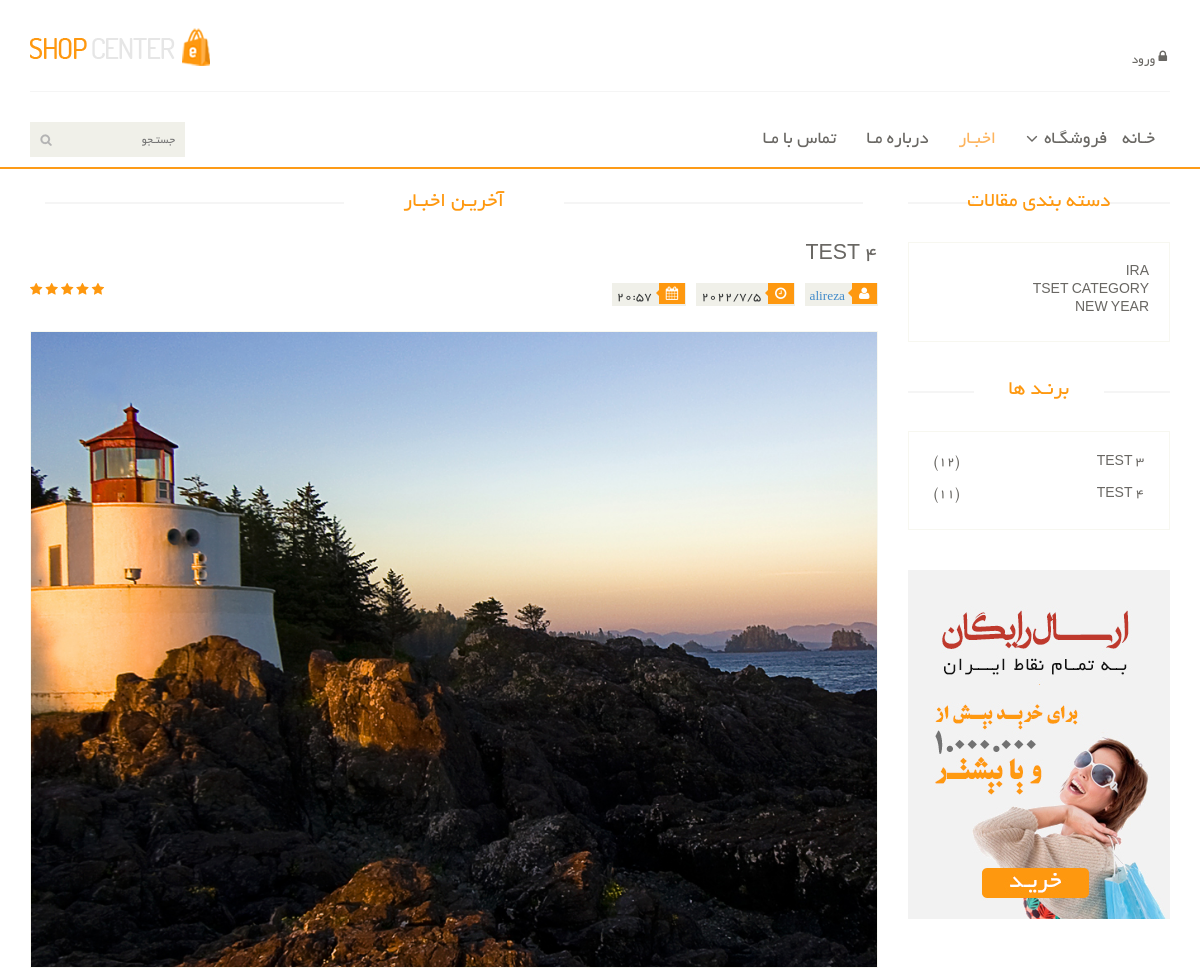
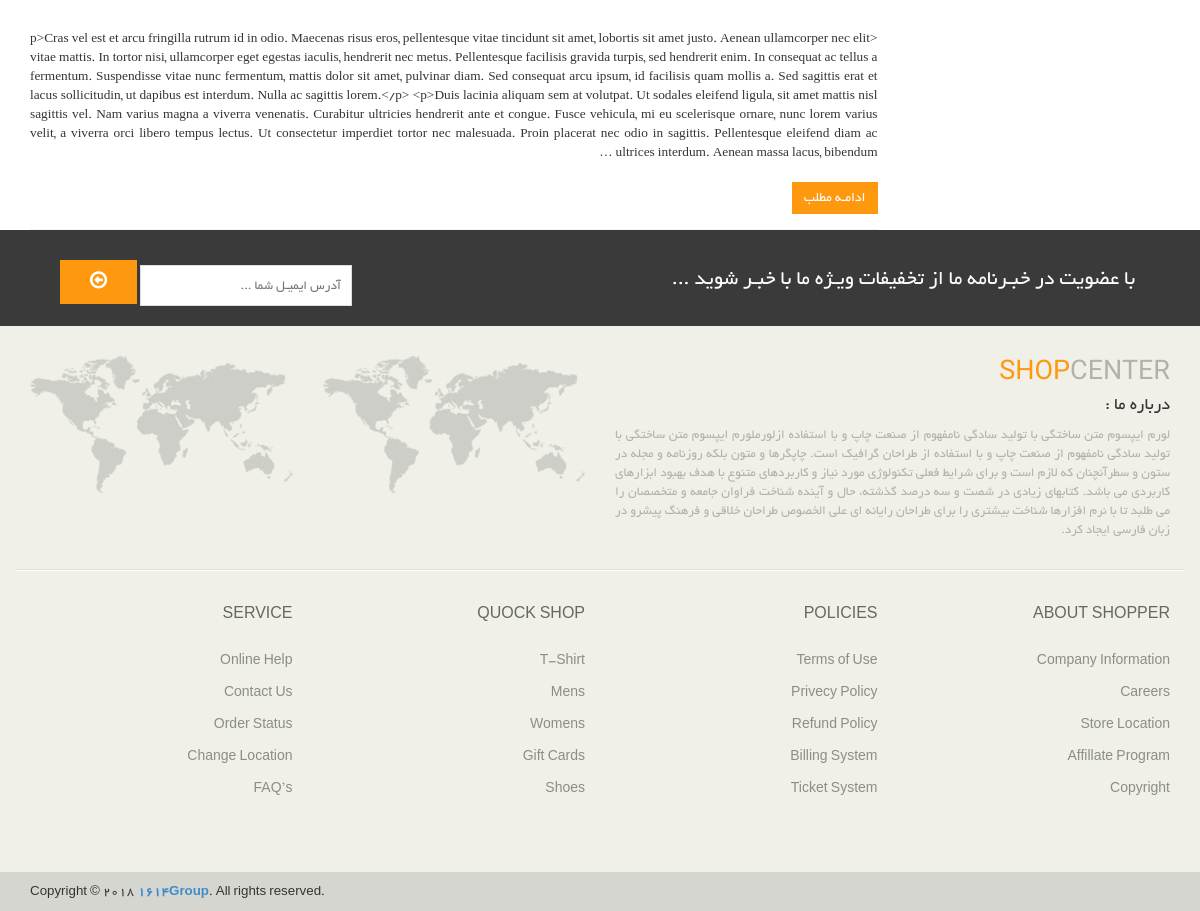
The app's page /blog/author/alireza with its own data (2 pictures, top to bottom).
### blog/models.py (models this page shows, shortened)
class Article(models.Model):
    title = models.CharField(max_length=155, verbose_name='عنوان مقاله')
    author = models.ForeignKey(User, on_delete=models.CASCADE, verbose_name='نویسنده', related_name='articles')
    description = RichTextField(verbose_name='توضیحات')
    category = models.ManyToManyField(Category, related_name='articles', verbose_name='دسته بندی ها')
    tag = models.ManyToManyField(Tag, related_name='articles', verbose_name='برچسب ها')
    created_date = models.DateTimeField(auto_now_add=True, verbose_name='تاریخ ساخت')
    published = models.DateTimeField(default=timezone.now)
    update_time = models.DateTimeField(auto_now=True, verbose_name='زمان بروزرسانی')
    slug = models.SlugField(blank=True, null=True, verbose_name='اسلاگ')
    image = models.ImageField(verbose_name='تصویر')
    status = models.BooleanField(default=0, verbose_name='وضعیت')
    view = models.IntegerField(default=0, verbose_name='تعداد بزدید ها')
    class Meta:
        verbose_name = 'مقاله'
        verbose_name_plural = 'مقالات'
        ordering = ('-created_date',)
    def get_absolute_url(self):
        return reverse('blog:article_detail', kwargs={'slug': self.slug})
    def j_publish(self): # convert US time to IR
        time = timezone.localtime(self.created_date)
        return time
    def showImage(self): # for show image in admin panel
        if self.image:
            return format_html(f'<img src="{self.image.url}" alt="" width="50px" height="50px">')
        else:
            return format_html(f'<h4>مقاله {self.title} تصویر ندارد</h4>')
    showImage.short_description = 'تصویر'

class Category(models.Model):
    name = models.CharField(max_length=155, verbose_name='نام ')
    created = models.DateTimeField(auto_now_add=True, verbose_name='زمان ساخت')
    updated = models.TimeField(auto_now=True, verbose_name='زمان بروزرسانی')
    slug = models.SlugField(blank=True, null=True, verbose_name='اسلاگ')
    class Meta:
        verbose_name = 'دسته بندی'
        verbose_name_plural = 'دسته بندی ها'

### blog/views.py (the view)
# urls.py: path('author/<str:username>', views.authorList, name='author'),
def authorList(request, username):
    author = get_object_or_404(User, username=username)
    categories = Category.objects.all()
    articles = author.articles.filter(status=True)
    paginator = Paginator(articles, 2)
    page_number = request.GET.get('page')
    articles = paginator.get_page(page_number)
    context = {
        'articles': articles,
        'categories': categories,
    }
    return render(request, 'blog/article_list.html', context)

### context_processors/context_processors.py (called while the page is built)
def mostVisitedArticle(request):
    most_visited_article = Article.objects.all().order_by('-view')[:2]
    return {'most_visited_article': most_visited_article}

def showCategorySidebar(request):
    categories = Category.objects.all()[:3]
    return {'categories': categories}

### blog/templates/blog/article_list.html (shortened to what this page needs)
{% extends 'base.html' %}
{% load static %}
{% block body %}
    <section>
        <div class="container">
            <div class="row">
                <div class="col-sm-9">
                    <div class="blog-post-area">
                        <h2 class="title text-center">آخریـن اخبـار</h2>
                        {% for article in articles %}
                            <div class="single-blog-post">
                                <h3>{{ article.title }}</h3>
                                <div class="post-meta">
                                    <ul>
                                        <li><i class="fa fa-user"></i><a href="{% url 'blog:author' article.author.username %}">{{ article.author }}</a></li>
                                        <li><i class="fa fa-clock-o"></i>{{ article.j_publish.year }}/{{ article.j_publish.month }}/{{ article.j_publish.day }}</li>
                                        <li><i class="fa fa-calendar"></i>{{ article.j_publish.hour }}:{{ article.j_publish.minute }}</li>
                                    </ul>
                                    <span>
                                        <i class="fa fa-star"></i>
                                        <i class="fa fa-star"></i>
                                        <i class="fa fa-star"></i>
                                        <i class="fa fa-star"></i>
                                        <i class="fa fa-star-half-o"></i>
                                    </span>
                                </div>
                                <a href="">
                                    <img src="{{ article.image.url }}" alt="{{ article.title }}">
                                </a>
                                <p>
                                    {{ article.description|truncatewords:150 }}
                                </p>
                                <a class="btn btn-primary" href="{{ article.get_absolute_url }}">ادامـه مطلب</a>
                            </div>
                        {% endfor %}
                    </div>
                </div>
                {% include 'include/blog_sidebar.html' %}
            </div>
        </div>
    </section>
{% endblock %}

### templates/include/blog_sidebar.html
{% load static %}
<div class="col-sm-3">
    <div class="left-sidebar">
        <h2>دسته بندی مقالات</h2>
        <div class="panel-group category-products" id="accordian">
            <div class="panel panel-default">
                <div class="panel-heading">
                    {% for category in categories|slice:3 %}
                    <h4 class="panel-title mb-3"><a class="mb-3" href="{% url 'blog:category_list' category.slug %}">{{ category.name }}</a></h4>
                    {% endfor %}
                </div>
            </div>
        </div>
        <div class="brands_products">
            <h2>برنـد ها</h2>
            <div class="brands-name">
                <ul class="nav nav-pills nav-stacked">
                    {% for article in most_visited_article %}
                    <li><a href="{{ article.get_absolute_url }}"> <span
                                class="pull-left">({{ article.view }})</span>{{ article.title }}</a></li>
                    {% endfor %}
                </ul>
            </div>
        </div>
        <div class="shipping text-center">
            <img src="{% static 'images/home/shipping.jpg' %}" alt="" />
        </div>
    </div>
</div>

### assets/css/main.css (style rules this page uses)
body { font-family: 'BYekan'; font-size: 10pt; position: relative; font-weight: normal; direction: rtl; }
ul li { list-style: none; }
a { -webkit-transition: 300ms; -moz-transition: 300ms; -o-transition: 300ms; transition: 300ms; }
h1, h2, h3, h4, h5, h6 { font-family: 'BYekan', sans-serif; }
.category-products { border: 1px solid #F7F7F0; margin-bottom: 35px; padding-bottom: 20px; padding-top: 15px; }
.left-sidebar h2, .brands_products h2 { color: #FE980F; font-family: 'BYekan', sans-serif; font-size: 16pt; font-weight: 400; margin: 0 0 30px auto; text-align: center; text-transform: uppercase; position: relative; z-index:3; }
.left-sidebar h2:after, h2.title:after { content: " "; position: absolute; border: 1px solid #f5f5f5; bottom:8px; right: 0; width: 100%; height: 0; z-index: -2; }
.left-sidebar h2:before { content: " "; position: absolute; background: #fff; bottom: -6px; width: 130px; height: 30px; z-index: -1; right: 50%; margin-right: -65px; }
h2.title:before { content: " "; position: absolute; background: #fff; bottom: -6px; width: 220px; height: 30px; z-index: -1; right: 50%; margin-right: -110px; }
.category-products .panel { background-color: #FFFFFF; border: 0px; border-radius: 0px; box-shadow:none; margin-bottom: 0px; }
.category-products .panel-default .panel-heading { background-color: #FFFFFF; border: 0 none; color: #FFFFFF; padding: 5px 20px; }
.category-products .panel-default .panel-heading .panel-title a { color: #696763; font-family: 'BYekan', sans-serif; font-size: 14px; text-decoration: none; text-transform: uppercase; }
.brands-name { border: 1px solid #F7F7F0; padding-bottom: 20px; padding-top: 15px; }
.brands-name .nav-stacked li a { background-color: #FFFFFF; color: #696763; font-family: 'BYekan', sans-serif; font-size: 14px; padding: 5px 25px; text-decoration: none; text-transform: uppercase; }
.shipping { background-color: #F2F2F2; margin-top: 40px; overflow: hidden; padding-top: 20px; position: relative; }
h2.title { color: #FE980F; font-family: 'BYekan', sans-serif; font-size: 16pt; font-weight: 400; margin: 0 15px; text-transform: uppercase; margin-bottom: 30px; position: relative; }
.single-blog-post { border-bottom: 1px solid #f2f2f2; padding-bottom: 15px; }
.blog-post-area .single-blog-post h3 { color: #696763; font-size: 16pt; font-family: 'BYekan',sans-serif; text-transform: uppercase; font-weight: 500; margin-bottom: 17px; }
.blog-post-area .single-blog-post a img { border: 1px solid #F7F7F0; width: 100%; margin-bottom: 30px }
.blog-post-area .single-blog-post p { color: #363432; text-align: justify; }
.blog-post-area .post-meta { display: block; margin-bottom: 25px; overflow: hidden; }
.blog-post-area .post-meta ul { padding:0; display: inline; }
.blog-post-area .post-meta ul li { background:#F0F0E9; float: right; margin-left: 10px; padding: 0 5px; font-size: 10pt; color: #393b3b; position: relative; }
.blog-post-area .post-meta ul li i { background:#FE980F; color: #FFFFFF; margin-right: -4px; margin-left: 7px; padding: 4px 7px; }
.sinlge-post-meta li i:after, .blog-post-area .post-meta ul li i:after { content: ""; position: absolute; width: auto; height: auto; border-color:transparent #FE980F transparent transparent ; border-width:4px; border-style: solid; top:6px; right:26px; }
.post-meta span { float: left; }
.post-meta span i { color: #FE980F; }
.blog-post-area .single-blog-post .btn-primary { background:#FE980F; border: medium none; border-radius: 0; color: #FFFFFF; margin-top: 10px; }
.btn.btn-primary { background:#FE980F; border: 0 none; border-radius: 0; margin-top: 16px; }

### records on screen
Article: title "TEST 4", author "alireza", j_publish.year "2022", j_publish.month "7", j_publish.day "5", j_publish.hour "20", j_publish.minute "57", image (picture), description "<p>Cras vel est et arcu fringilla rutrum id in odio. Maecenas risus eros, pellentesque vitae tincidunt sit amet, lobortis sit amet justo. Aenean ullamcorper nec elit vitae mattis. In tortor nisi, ullamcorper eget egestas iaculis, hendrerit nec metus. Pellentesque facilisis gravida turpis, sed hendrerit enim. In consequat ac tellus a fermentum. Suspendisse vitae nunc fermentum, mattis dolor sit amet, pulvinar diam. Sed consequat arcu ipsum, id facilisis quam mollis a. Sed sagittis erat et lacus sollicitudin, ut dapibus est interdum. Nulla ac sagittis lorem.</p> <p>Duis lacinia aliquam sem at volutpat. Ut sodales eleifend ligula, sit amet mattis nisl sagittis vel. Nam varius magna a viverra…", view "11"
Category: name "IRA"
Category: name "TSET CATEGORY"
Category: name "NEW YEAR"
Article: view "12", title "TEST 3"
